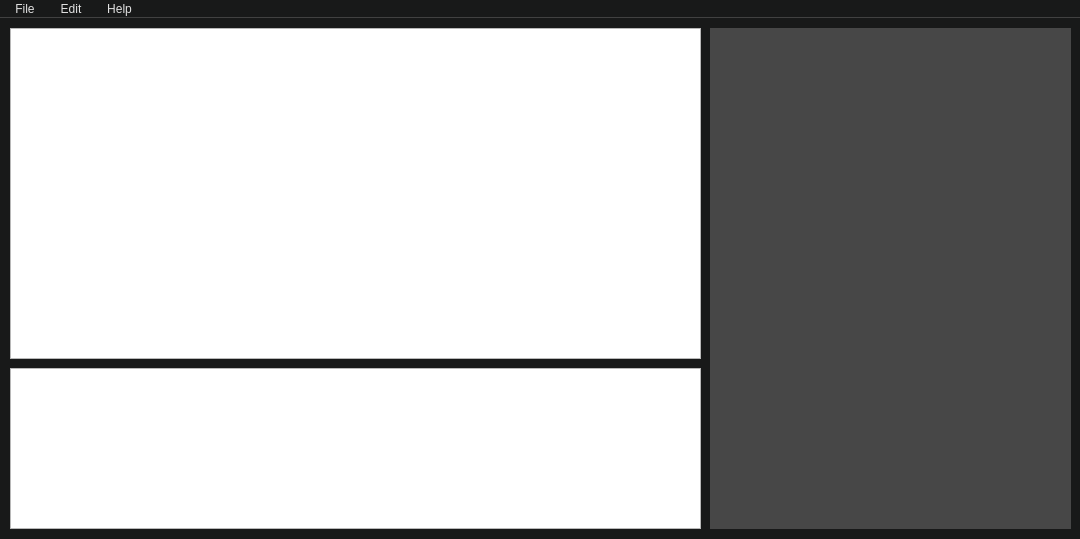
<?xml version="1.0" encoding="UTF-8"?>
<ui version="4.0">
 <class>MainWindow</class>
 <widget class="QMainWindow" name="MainWindow">
  <property name="windowModality">
   <enum>Qt::NonModal</enum>
  </property>
  <property name="geometry">
   <rect>
    <x>0</x>
    <y>0</y>
    <width>1080</width>
    <height>539</height>
   </rect>
  </property>
  <property name="windowTitle">
   <string>MainWindow</string>
  </property>
  <property name="styleSheet">
   <string notr="true">QMainWindow{
	background-color: rgb(24, 25, 25);
	border: none
}

/*----------------------------------------------------------------------------*/

QMenuBar {  
	background-color: rgb(24, 25, 25); /*rgb(17, 17, 18);*/
	spacing: 5px; /*spacing between menu bar items */
	border-bottom: 1px solid rgb(65, 65, 65);
	color:rgb(225, 225, 225);/*color font*/
}

QMenuBar::item {  
	padding: 2px 10px;
	background: transparent;  
	/*border-radius: 4px;*/
}

QMenuBar::item:selected, pressed { /* when selected using mouse or keyboard */  
	background-color: rgb(44, 43, 50);
}

/*----------------------------------------------------------------------------*/

QMenu {  
	
	color: rgb(199, 199, 199);
	background-color: rgb(44, 43, 50); /* sets background of the menu */  
	border:none;
}

QMenu::item {
	background-color: transparent;
}

QMenu::item:selected { /* when user selects item using mouse or keyboard */
	 background-color: rgb(120, 117, 130);
}

QMenu::separator { 
 	height: 1px; 
	background: rgb(78, 78, 79);  
	margin: 1px 5px;
}

/*----------------------------------------------------------------------------*/

QPushButton{
	color: white;
	background-color: rgb(44, 43, 50);
	border: none;
}

QPushButton::hover{
	background-color:rgb(43, 50, 76);
}

QPushButton::pressed{
	background-color:rgb(78, 78, 79);
}

/*----------------------------------------------------------------------------*/
QScrollBar {
     border: none;
     background: #494949;
     height: 6px;
     width: 6px;
     margin: 0px;
}

QScrollBar::handle {
     background: #DBDBDB;
     min-width: 20px;
     min-height: 20px;
}

 QScrollBar::add-line,  QScrollBar::sub-line {
     background: none;
     border: none;
}

 QScrollBar::add-page, QScrollBar::sub-page {
     background: none;
}

/*----------------------------------------------------------------------------*/
QTreeView {
	show-decoration-selected: 1;
 	background: rgb(71, 71, 71);
	alternate-background-color: rgb(82, 82, 82);
	border:0px;
	selection-background-color: none;
}
QTreeView::item {
	color: rgb(199, 199, 199);
}

QTreeView::item:focus {    
    background-color: rgb(61, 60, 71);
}

QTreeView::item:selected {    
    background-color: transparent;
}

QHeaderView::section {  
	background:rgb(87, 87, 85); 
 	color: rgb(199, 199, 199); 
	border: 0px;
	border-left: 2px solid rgb(99, 101, 98);
	padding: 1px 5px;
}</string>
  </property>
  <widget class="QWidget" name="centralwidget">
   <widget class="QTreeView" name="treeView">
    <property name="geometry">
     <rect>
      <x>710</x>
      <y>10</y>
      <width>361</width>
      <height>501</height>
     </rect>
    </property>
    <property name="editTriggers">
     <set>QAbstractItemView::NoEditTriggers</set>
    </property>
   </widget>
   <widget class="QChartView" name="graphicsView_2">
    <property name="geometry">
     <rect>
      <x>10</x>
      <y>350</y>
      <width>691</width>
      <height>161</height>
     </rect>
    </property>
   </widget>
   <widget class="ChartView" name="graphicsView">
    <property name="geometry">
     <rect>
      <x>10</x>
      <y>10</y>
      <width>691</width>
      <height>331</height>
     </rect>
    </property>
   </widget>
  </widget>
  <widget class="QMenuBar" name="menubar">
   <property name="geometry">
    <rect>
     <x>0</x>
     <y>0</y>
     <width>1080</width>
     <height>19</height>
    </rect>
   </property>
   <widget class="QMenu" name="menuFile">
    <property name="title">
     <string>File</string>
    </property>
    <addaction name="actionOpen_JSON"/>
    <addaction name="actionOpen_CVS"/>
    <addaction name="separator"/>
    <addaction name="actionOpen_from_network"/>
    <addaction name="separator"/>
    <addaction name="actionExit"/>
   </widget>
   <widget class="QMenu" name="menuAbout">
    <property name="title">
     <string>Help</string>
    </property>
    <addaction name="actionAbout_the_program"/>
   </widget>
   <widget class="QMenu" name="menuEditing">
    <property name="title">
     <string>Edit</string>
    </property>
    <addaction name="actionAdd_a_graph_from_the_internet"/>
    <addaction name="actionClear_the_charts"/>
   </widget>
   <addaction name="menuFile"/>
   <addaction name="menuEditing"/>
   <addaction name="menuAbout"/>
  </widget>
  <action name="actionOpen_JSON">
   <property name="text">
    <string>Open JSON</string>
   </property>
  </action>
  <action name="actionOpen_CVS">
   <property name="text">
    <string>Open CSV</string>
   </property>
  </action>
  <action name="actionExit">
   <property name="text">
    <string>Exit</string>
   </property>
  </action>
  <action name="actionOpen_from_network">
   <property name="text">
    <string>Open from network</string>
   </property>
  </action>
  <action name="actionAbout_the_program">
   <property name="text">
    <string>About</string>
   </property>
  </action>
  <action name="actionAdd_a_graph_from_the_internet">
   <property name="text">
    <string>Add a graph internet</string>
   </property>
  </action>
  <action name="actionClear_the_charts">
   <property name="text">
    <string>Clear the charts</string>
   </property>
  </action>
 </widget>
 <customwidgets>
  <customwidget>
   <class>QChartView</class>
   <extends>QGraphicsView</extends>
   <header>QtCharts</header>
  </customwidget>
  <customwidget>
   <class>ChartView</class>
   <extends>QGraphicsView</extends>
   <header>chartview.h</header>
  </customwidget>
 </customwidgets>
 <resources/>
 <connections/>
</ui>
